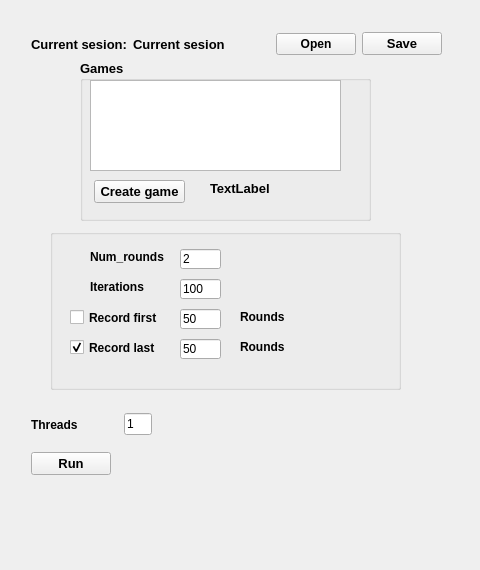
<?xml version="1.0" encoding="UTF-8"?>
<ui version="4.0">
 <class>Settings</class>
 <widget class="QWidget" name="Settings">
  <property name="geometry">
   <rect>
    <x>0</x>
    <y>0</y>
    <width>480</width>
    <height>570</height>
   </rect>
  </property>
  <property name="windowTitle">
   <string>Form</string>
  </property>
  <widget class="QGroupBox" name="GB_games">
   <property name="geometry">
    <rect>
     <x>80</x>
     <y>60</y>
     <width>291</width>
     <height>161</height>
    </rect>
   </property>
   <property name="font">
    <font>
     <pointsize>10</pointsize>
     <weight>75</weight>
     <bold>true</bold>
    </font>
   </property>
   <property name="title">
    <string>Games</string>
   </property>
   <widget class="QTableView" name="tableView">
    <property name="enabled">
     <bool>true</bool>
    </property>
    <property name="geometry">
     <rect>
      <x>10</x>
      <y>20</y>
      <width>251</width>
      <height>91</height>
     </rect>
    </property>
    <attribute name="horizontalHeaderDefaultSectionSize">
     <number>80</number>
    </attribute>
    <attribute name="horizontalHeaderMinimumSectionSize">
     <number>25</number>
    </attribute>
   </widget>
   <widget class="QPushButton" name="pb_create_game">
    <property name="geometry">
     <rect>
      <x>14</x>
      <y>120</y>
      <width>91</width>
      <height>23</height>
     </rect>
    </property>
    <property name="font">
     <font>
      <pointsize>10</pointsize>
      <weight>75</weight>
      <bold>true</bold>
     </font>
    </property>
    <property name="text">
     <string>Create game</string>
    </property>
   </widget>
   <widget class="QLabel" name="label">
    <property name="geometry">
     <rect>
      <x>130</x>
      <y>120</y>
      <width>71</width>
      <height>16</height>
     </rect>
    </property>
    <property name="text">
     <string>TextLabel</string>
    </property>
   </widget>
  </widget>
  <widget class="QGroupBox" name="groupBox">
   <property name="geometry">
    <rect>
     <x>50</x>
     <y>229</y>
     <width>351</width>
     <height>161</height>
    </rect>
   </property>
   <property name="title">
    <string/>
   </property>
   <widget class="QLineEdit" name="LE_rec_lrounds">
    <property name="geometry">
     <rect>
      <x>130</x>
      <y>110</y>
      <width>41</width>
      <height>20</height>
     </rect>
    </property>
    <property name="inputMask">
     <string/>
    </property>
    <property name="text">
     <string>50</string>
    </property>
   </widget>
   <widget class="QLabel" name="label_4">
    <property name="geometry">
     <rect>
      <x>190</x>
      <y>80</y>
      <width>81</width>
      <height>16</height>
     </rect>
    </property>
    <property name="font">
     <font>
      <weight>75</weight>
      <bold>true</bold>
     </font>
    </property>
    <property name="text">
     <string>Rounds</string>
    </property>
   </widget>
   <widget class="QLabel" name="label_5">
    <property name="geometry">
     <rect>
      <x>190</x>
      <y>110</y>
      <width>81</width>
      <height>16</height>
     </rect>
    </property>
    <property name="font">
     <font>
      <weight>75</weight>
      <bold>true</bold>
     </font>
    </property>
    <property name="text">
     <string>Rounds</string>
    </property>
   </widget>
   <widget class="QCheckBox" name="cb_rec_last">
    <property name="geometry">
     <rect>
      <x>20</x>
      <y>110</y>
      <width>91</width>
      <height>17</height>
     </rect>
    </property>
    <property name="font">
     <font>
      <weight>75</weight>
      <bold>true</bold>
     </font>
    </property>
    <property name="text">
     <string>Record last</string>
    </property>
    <property name="checked">
     <bool>true</bool>
    </property>
   </widget>
   <widget class="QCheckBox" name="cb_rec_first">
    <property name="geometry">
     <rect>
      <x>20</x>
      <y>80</y>
      <width>91</width>
      <height>17</height>
     </rect>
    </property>
    <property name="font">
     <font>
      <weight>75</weight>
      <bold>true</bold>
     </font>
    </property>
    <property name="text">
     <string>Record first</string>
    </property>
   </widget>
   <widget class="QLineEdit" name="LE_rec_frounds">
    <property name="geometry">
     <rect>
      <x>130</x>
      <y>80</y>
      <width>41</width>
      <height>20</height>
     </rect>
    </property>
    <property name="inputMask">
     <string/>
    </property>
    <property name="text">
     <string>50</string>
    </property>
   </widget>
   <widget class="QLineEdit" name="LE_niter">
    <property name="geometry">
     <rect>
      <x>130</x>
      <y>50</y>
      <width>41</width>
      <height>20</height>
     </rect>
    </property>
    <property name="inputMask">
     <string/>
    </property>
    <property name="text">
     <string>100</string>
    </property>
   </widget>
   <widget class="QLabel" name="label_3">
    <property name="geometry">
     <rect>
      <x>40</x>
      <y>50</y>
      <width>81</width>
      <height>16</height>
     </rect>
    </property>
    <property name="font">
     <font>
      <weight>75</weight>
      <bold>true</bold>
     </font>
    </property>
    <property name="text">
     <string>Iterations</string>
    </property>
   </widget>
   <widget class="QLabel" name="label_2">
    <property name="geometry">
     <rect>
      <x>40</x>
      <y>20</y>
      <width>81</width>
      <height>16</height>
     </rect>
    </property>
    <property name="font">
     <font>
      <weight>75</weight>
      <bold>true</bold>
     </font>
    </property>
    <property name="text">
     <string>Num_rounds</string>
    </property>
   </widget>
   <widget class="QLineEdit" name="LE_nrounds">
    <property name="geometry">
     <rect>
      <x>130</x>
      <y>20</y>
      <width>41</width>
      <height>20</height>
     </rect>
    </property>
    <property name="inputMask">
     <string/>
    </property>
    <property name="text">
     <string>2</string>
    </property>
   </widget>
  </widget>
  <widget class="QWidget" name="layoutWidget">
   <property name="geometry">
    <rect>
     <x>31</x>
     <y>404</y>
     <width>191</width>
     <height>41</height>
    </rect>
   </property>
   <layout class="QHBoxLayout" name="horizontalLayout_2">
    <item>
     <widget class="QLabel" name="label_6">
      <property name="font">
       <font>
        <weight>75</weight>
        <bold>true</bold>
       </font>
      </property>
      <property name="text">
       <string>Threads</string>
      </property>
     </widget>
    </item>
    <item>
     <spacer name="horizontalSpacer_2">
      <property name="orientation">
       <enum>Qt::Horizontal</enum>
      </property>
      <property name="sizeHint" stdset="0">
       <size>
        <width>120</width>
        <height>20</height>
       </size>
      </property>
     </spacer>
    </item>
    <item>
     <widget class="QLineEdit" name="LE_threads">
      <property name="inputMask">
       <string/>
      </property>
      <property name="text">
       <string>1</string>
      </property>
     </widget>
    </item>
    <item>
     <spacer name="horizontalSpacer_3">
      <property name="orientation">
       <enum>Qt::Horizontal</enum>
      </property>
      <property name="sizeHint" stdset="0">
       <size>
        <width>150</width>
        <height>20</height>
       </size>
      </property>
     </spacer>
    </item>
   </layout>
  </widget>
  <widget class="QWidget" name="layoutWidget">
   <property name="geometry">
    <rect>
     <x>31</x>
     <y>31</y>
     <width>411</width>
     <height>26</height>
    </rect>
   </property>
   <layout class="QHBoxLayout" name="horizontalLayout">
    <item>
     <widget class="QLabel" name="lbl_sesion_2">
      <property name="font">
       <font>
        <pointsize>10</pointsize>
        <weight>75</weight>
        <bold>true</bold>
       </font>
      </property>
      <property name="text">
       <string>Current sesion:</string>
      </property>
     </widget>
    </item>
    <item>
     <widget class="QLabel" name="lbl_sesion">
      <property name="font">
       <font>
        <pointsize>10</pointsize>
        <weight>75</weight>
        <bold>true</bold>
       </font>
      </property>
      <property name="text">
       <string>Current sesion</string>
      </property>
     </widget>
    </item>
    <item>
     <spacer name="horizontalSpacer_5">
      <property name="orientation">
       <enum>Qt::Horizontal</enum>
      </property>
      <property name="sizeHint" stdset="0">
       <size>
        <width>150</width>
        <height>20</height>
       </size>
      </property>
     </spacer>
    </item>
    <item>
     <widget class="QPushButton" name="btn_open_ses">
      <property name="font">
       <font>
        <pointsize>9</pointsize>
        <weight>75</weight>
        <bold>true</bold>
       </font>
      </property>
      <property name="text">
       <string>Open</string>
      </property>
     </widget>
    </item>
    <item>
     <widget class="QPushButton" name="btn_save_ses">
      <property name="font">
       <font>
        <pointsize>10</pointsize>
        <weight>75</weight>
        <bold>true</bold>
       </font>
      </property>
      <property name="text">
       <string>Save</string>
      </property>
     </widget>
    </item>
   </layout>
  </widget>
  <widget class="QWidget" name="horizontalLayoutWidget">
   <property name="geometry">
    <rect>
     <x>31</x>
     <y>451</y>
     <width>123</width>
     <height>26</height>
    </rect>
   </property>
   <layout class="QHBoxLayout" name="horizontalLayout_3">
    <item>
     <widget class="QPushButton" name="pb_start">
      <property name="font">
       <font>
        <pointsize>10</pointsize>
        <weight>75</weight>
        <bold>true</bold>
       </font>
      </property>
      <property name="text">
       <string>Run</string>
      </property>
     </widget>
    </item>
    <item>
     <spacer name="horizontalSpacer_4">
      <property name="orientation">
       <enum>Qt::Horizontal</enum>
      </property>
      <property name="sizeHint" stdset="0">
       <size>
        <width>40</width>
        <height>20</height>
       </size>
      </property>
     </spacer>
    </item>
   </layout>
  </widget>
 </widget>
 <resources/>
 <connections/>
</ui>
